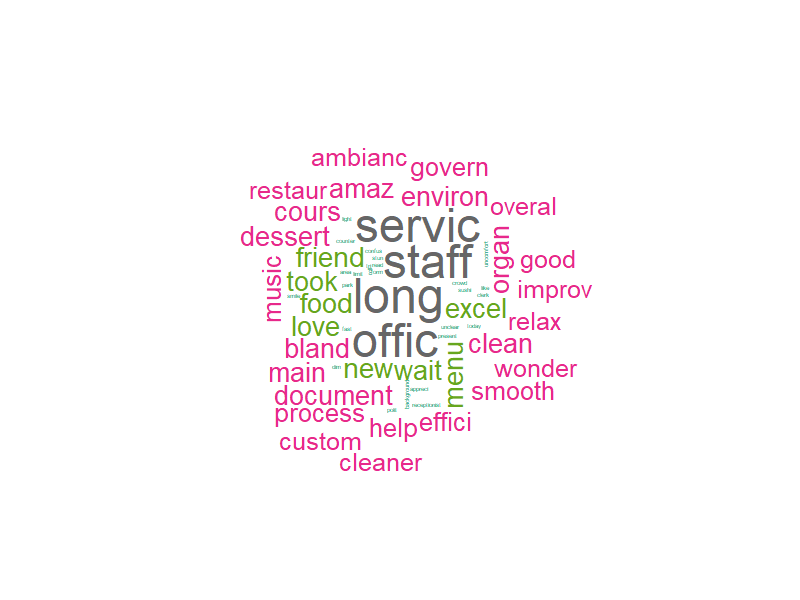

This figure's R source:
library(tm)
library(SnowballC)
library(wordcloud)
library(RColorBrewer)

feedback <- readLines("feedback.txt", encoding = "UTF-8")
corpus <- Corpus(VectorSource(feedback))


corpus <- tm_map(corpus, content_transformer(tolower))
corpus <- tm_map(corpus, removeNumbers)
corpus <- tm_map(corpus, removePunctuation)
corpus <- tm_map(corpus, removeWords, stopwords("english"))
corpus <- tm_map(corpus, stripWhitespace)
corpus <- tm_map(corpus, stemDocument)


tdm <- TermDocumentMatrix(corpus)
tdm_matrix <- as.matrix(tdm)
word_freq <- rowSums(tdm_matrix)
word_freq_df <- data.frame(word = names(word_freq), freq = word_freq)
word_freq_df <- word_freq_df[order(-word_freq_df$freq), ]


top10 <- head(word_freq_df, 10)
print("Top 10 Most Frequent Words:")
print(top10)



png("wordcloud_exam.png", width = 800, height = 600)
wordcloud(
    words = word_freq_df$word,
    freq = word_freq_df$freq,
    min.freq = 2,
    max.words = 1000,
    random.order = FALSE,
    colors = brewer.pal(8, "Dark2")
)
dev.off()



rare_words_df <- word_freq_df[order(word_freq_df$freq), ]
rare_words_df <- head(rare_words_df, 5)

png("wordcloud_rare.png", width = 800, height = 600)
wordcloud(
    words = rare_words_df$word,
    freq = rare_words_df$freq,
    min.freq = 1,
    max.words = 5,
    random.order = FALSE,
    colors = brewer.pal(8, "Dark2")
)
dev.off()

message("wordcloud_rare.png generated successfully.")
